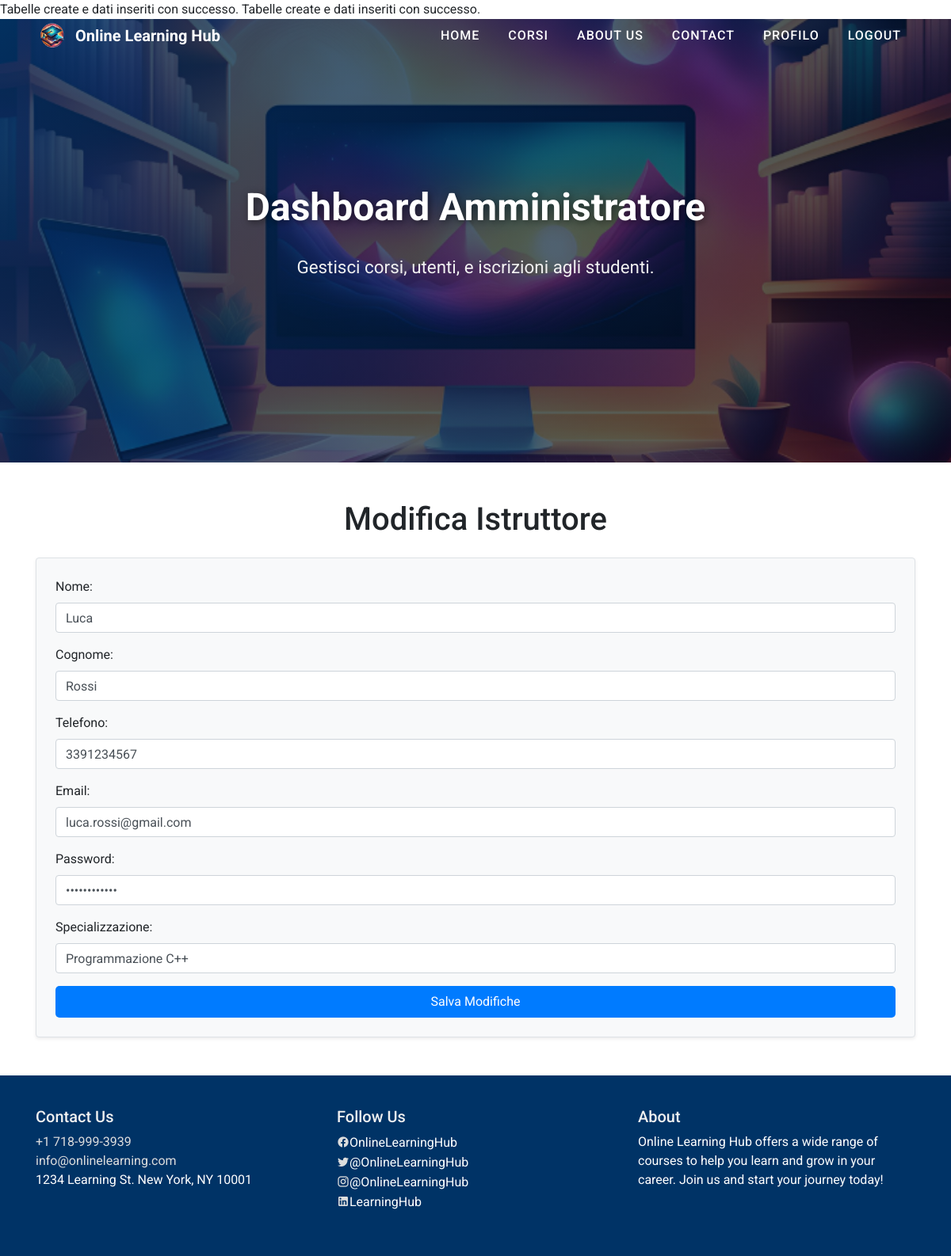
/admin/edit_istruttore.php?id=1, run on the app's committed database.
### tables this page shows
CREATE TABLE IF NOT EXISTS `istruttore` (
    `IdIstruttore` int AUTO_INCREMENT PRIMARY KEY,
    `Nome` varchar(100) DEFAULT NULL,
    `Cognome` varchar(100) DEFAULT NULL,
    `Telefono` varchar(15) DEFAULT NULL,
    `Email` varchar(100) DEFAULT NULL,
    `Password` varchar(255) DEFAULT NULL,
    `Specializzazione` varchar(100) DEFAULT NULL
);

### admin/edit_istruttore.php (the view, shortened to what this page needs)
<?php
include('../config.php');
include('../templates/template_header.php');
include('../pages/navbar.php');
$idIstruttore = $_GET['id'];
$query = $pdo->prepare("SELECT * FROM istruttore WHERE IdIstruttore = :id");
$query->execute(['id' => $idIstruttore]);
$instructor = $query->fetch(PDO::FETCH_ASSOC);
?>
<header class="header-bg">
    <div class="overlay"></div>
    <div class="container text-center text-white d-flex align-items-center justify-content-center flex-column">
        <h1 class="hero-title">Dashboard Amministratore</h1>
        <p class="hero-subtext">Gestisci corsi, utenti, e iscrizioni agli studenti.</p>
    </div>
</header>
<div class="container my-5">
    <h1 class="mb-4 text-center">Modifica Istruttore</h1>
    <form method="POST" class="p-4 border rounded shadow-sm bg-light">
        <div class="mb-3">
            <label for="nome" class="form-label">Nome:</label>
            <input type="text" id="nome" name="nome" class="form-control" value="<?php echo htmlspecialchars($instructor['Nome']); ?>" required>
        </div>
        <div class="mb-3">
            <label for="cognome" class="form-label">Cognome:</label>
            <input type="text" id="cognome" name="cognome" class="form-control" value="<?php echo htmlspecialchars($instructor['Cognome']); ?>" required>
        </div>
        <div class="mb-3">
            <label for="telefono" class="form-label">Telefono:</label>
            <input type="tel" id="telefono" name="telefono" class="form-control" value="<?php echo htmlspecialchars($instructor['Telefono']); ?>" required>
        </div>
        <div class="mb-3">
            <label for="email" class="form-label">Email:</label>
            <input type="email" id="email" name="email" class="form-control" value="<?php echo htmlspecialchars($instructor['Email']); ?>" required>
        </div>
        <div class="mb-3">
            <label for="password" class="form-label">Password:</label>
            <input type="password" id="password" name="password" class="form-control" value="<?php echo htmlspecialchars($instructor['Password']); ?>" required>
        </div>
        <div class="mb-3">
            <label for="specializzazione" class="form-label">Specializzazione:</label>
            <input type="text" id="specializzazione" name="specializzazione" class="form-control" value="<?php echo htmlspecialchars($instructor['Specializzazione']); ?>" required>
        </div>
        <button type="submit" class="btn btn-primary w-100">Salva Modifiche</button>
    </form>
</div>
<?php include('../templates/template_footer.php'); ?>

### style.css (style rules this page uses)
body { font-family: 'Roboto', sans-serif; margin: 0; padding: 0; }
.header-bg { background-image: url('resources/images/header-bg.jpg'); background-size: cover; background-position: center; height: 60vh; display: flex; justify-content: center; align-items: center; color: white; position: relative; }
.hero-subtext { font-size: 1.2rem; margin-top: 15px; }
.header-bg { position: relative; background-image: url('resources/image/sfondoHeader.png'); background-size: cover; background-position: center; height: 70vh; display: flex; align-items: center; justify-content: center; text-align: center; color: white; }
.header-bg .overlay { position: absolute; top: 0; left: 0; width: 100%; height: 100%; background: linear-gradient(135deg, rgba(0, 51, 102, 0.8), rgba(0, 0, 0, 0.6)); z-index: 1; }
.container { z-index: 2; }
.hero-title { font-size: 3rem; font-weight: 700; text-shadow: 2px 2px 10px rgba(0, 0, 0, 0.5); margin-bottom: 15px; }
.hero-subtext { font-size: 1.4rem; margin-bottom: 20px; color: #f0f0f0; }
.btn-primary { background-color:rgb(46, 96, 245); border-color: rgb(46, 96, 245); transition: all 0.3s ease-in-out; }
.btn-primary { background-color: #007bff; color: #fff; padding: 8px 12px; border: none; border-radius: 5px; cursor: pointer; }

### data on the page
istruttore: nome "Luca", cognome "Rossi", telefono "3391234567", email "luca.rossi@gmail.com", specializzazione "Programmazione C++"
